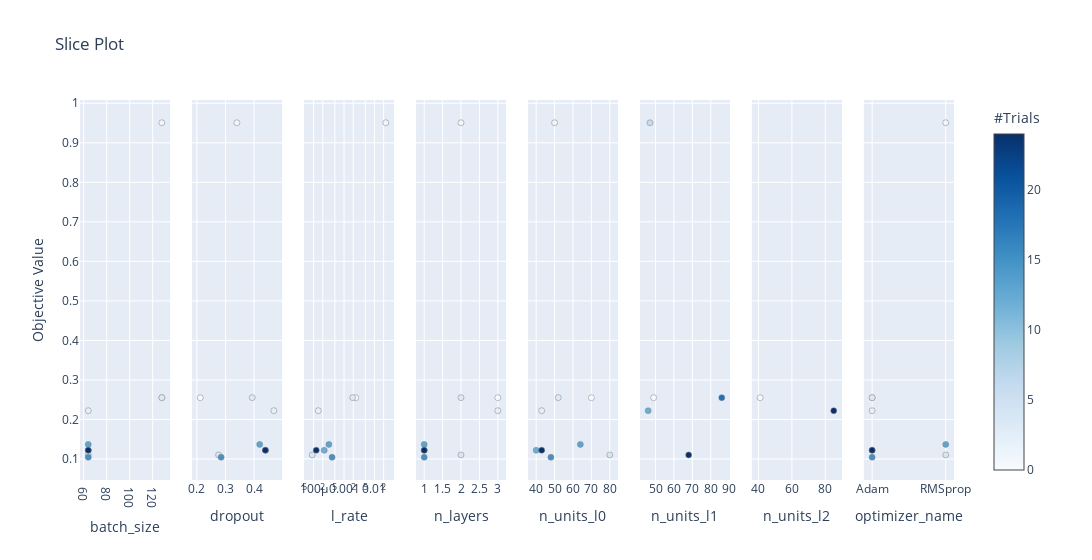

Notebook source saved alongside this figure:
### Code cell
optuna.visualization.plot_slice(study)

### Figure 1 — Plotly figure (JSON) as saved in the notebook; plotly's stock layout.template omitted (floating-point values rounded to 4 significant figures)
{"data": [{"marker": {"color": [0, 1, 2, 3, 4, 12, 13, 15, 24], "colorbar": {"title": {"text": "#Trials"}, "x": 1, "xpad": 40}, "colorscale": [[0, "rgb(247,251,255)"], [0.125, "rgb(222,235,247)"], [0.25, "rgb(198,219,239)"], [0.375, "rgb(158,202,225)"], [0.5, "rgb(107,174,214)"], [0.625, "rgb(66,146,198)"], [0.75, "rgb(33,113,181)"], [0.875, "rgb(8,81,156)"], [1, "rgb(8,48,107)"]], "line": {"color": "Grey", "width": 0.5}, "showscale": true}, "mode": "markers", "showlegend": false, "type": "scatter", "x": [128, 128, 64, 128, 64, 64, 64, 64, 64], "xaxis": "x", "y": [0.2551, 0.9507, 0.2222, 0.2553, 0.1104, 0.122, 0.137, 0.1044, 0.1223], "yaxis": "y"}, {"marker": {"color": [0, 1, 2, 3, 4, 12, 13, 15, 24], "colorbar": {"title": {"text": "#Trials"}, "x": 1, "xpad": 40}, "colorscale": [[0, "rgb(247,251,255)"], [0.125, "rgb(222,235,247)"], [0.25, "rgb(198,219,239)"], [0.375, "rgb(158,202,225)"], [0.5, "rgb(107,174,214)"], [0.625, "rgb(66,146,198)"], [0.75, "rgb(33,113,181)"], [0.875, "rgb(8,81,156)"], [1, "rgb(8,48,107)"]], "line": {"color": "Grey", "width": 0.5}, "showscale": false}, "mode": "markers", "showlegend": false, "type": "scatter", "x": [0.2117, 0.3398, 0.4693, 0.3936, 0.2758, 0.4404, 0.4197, 0.2848, 0.4394], "xaxis": "x2", "y": [0.2551, 0.9507, 0.2222, 0.2553, 0.1104, 0.122, 0.137, 0.1044, 0.1223], "yaxis": "y2"}, {"marker": {"color": [0, 1, 2, 3, 4, 12, 13, 15, 24], "colorbar": {"title": {"text": "#Trials"}, "x": 1, "xpad": 40}, "colorscale": [[0, "rgb(247,251,255)"], [0.125, "rgb(222,235,247)"], [0.25, "rgb(198,219,239)"], [0.375, "rgb(158,202,225)"], [0.5, "rgb(107,174,214)"], [0.625, "rgb(66,146,198)"], [0.75, "rgb(33,113,181)"], [0.875, "rgb(8,81,156)"], [1, "rgb(8,48,107)"]], "line": {"color": "Grey", "width": 0.5}, "showscale": false}, "mode": "markers", "showlegend": false, "type": "scatter", "x": [0.002429, 0.02359, 0.0001427, 0.001919, 9.011e-05, 0.0002239, 0.000318, 0.0004048, 0.000122], "xaxis": "x3", "y": [0.2551, 0.9507, 0.2222, 0.2553, 0.1104, 0.122, 0.137, 0.1044, 0.1223], "yaxis": "y3"}, {"marker": {"color": [0, 1, 2, 3, 4, 12, 13, 15, 24], "colorbar": {"title": {"text": "#Trials"}, "x": 1, "xpad": 40}, "colorscale": [[0, "rgb(247,251,255)"], [0.125, "rgb(222,235,247)"], [0.25, "rgb(198,219,239)"], [0.375, "rgb(158,202,225)"], [0.5, "rgb(107,174,214)"], [0.625, "rgb(66,146,198)"], [0.75, "rgb(33,113,181)"], [0.875, "rgb(8,81,156)"], [1, "rgb(8,48,107)"]], "line": {"color": "Grey", "width": 0.5}, "showscale": false}, "mode": "markers", "showlegend": false, "type": "scatter", "x": [3, 2, 3, 2, 2, 1, 1, 1, 1], "xaxis": "x4", "y": [0.2551, 0.9507, 0.2222, 0.2553, 0.1104, 0.122, 0.137, 0.1044, 0.1223], "yaxis": "y4"}, {"marker": {"color": [0, 1, 2, 3, 4, 12, 13, 15, 24], "colorbar": {"title": {"text": "#Trials"}, "x": 1, "xpad": 40}, "colorscale": [[0, "rgb(247,251,255)"], [0.125, "rgb(222,235,247)"], [0.25, "rgb(198,219,239)"], [0.375, "rgb(158,202,225)"], [0.5, "rgb(107,174,214)"], [0.625, "rgb(66,146,198)"], [0.75, "rgb(33,113,181)"], [0.875, "rgb(8,81,156)"], [1, "rgb(8,48,107)"]], "line": {"color": "Grey", "width": 0.5}, "showscale": false}, "mode": "markers", "showlegend": false, "type": "scatter", "x": [70, 50, 43, 52, 80, 40, 64, 48, 43], "xaxis": "x5", "y": [0.2551, 0.9507, 0.2222, 0.2553, 0.1104, 0.122, 0.137, 0.1044, 0.1223], "yaxis": "y5"}, {"marker": {"color": [0, 1, 2, 3, 4], "colorbar": {"title": {"text": "#Trials"}, "x": 1, "xpad": 40}, "colorscale": [[0, "rgb(247,251,255)"], [0.125, "rgb(222,235,247)"], [0.25, "rgb(198,219,239)"], [0.375, "rgb(158,202,225)"], [0.5, "rgb(107,174,214)"], [0.625, "rgb(66,146,198)"], [0.75, "rgb(33,113,181)"], [0.875, "rgb(8,81,156)"], [1, "rgb(8,48,107)"]], "line": {"color": "Grey", "width": 0.5}, "showscale": false}, "mode": "markers", "showlegend": false, "type": "scatter", "x": [49, 47, 46, 86, 68], "xaxis": "x6", "y": [0.2551, 0.9507, 0.2222, 0.2553, 0.1104], "yaxis": "y6"}, {"marker": {"color": [0, 2], "colorbar": {"title": {"text": "#Trials"}, "x": 1, "xpad": 40}, "colorscale": [[0, "rgb(247,251,255)"], [0.125, "rgb(222,235,247)"], [0.25, "rgb(198,219,239)"], [0.375, "rgb(158,202,225)"], [0.5, "rgb(107,174,214)"], [0.625, "rgb(66,146,198)"], [0.75, "rgb(33,113,181)"], [0.875, "rgb(8,81,156)"], [1, "rgb(8,48,107)"]], "line": {"color": "Grey", "width": 0.5}, "showscale": false}, "mode": "markers", "showlegend": false, "type": "scatter", "x": [41, 85], "xaxis": "x7", "y": [0.2551, 0.2222], "yaxis": "y7"}, {"marker": {"color": [0, 1, 2, 3, 4, 12, 13, 15, 24], "colorbar": {"title": {"text": "#Trials"}, "x": 1, "xpad": 40}, "colorscale": [[0, "rgb(247,251,255)"], [0.125, "rgb(222,235,247)"], [0.25, "rgb(198,219,239)"], [0.375, "rgb(158,202,225)"], [0.5, "rgb(107,174,214)"], [0.625, "rgb(66,146,198)"], [0.75, "rgb(33,113,181)"], [0.875, "rgb(8,81,156)"], [1, "rgb(8,48,107)"]], "line": {"color": "Grey", "width": 0.5}, "showscale": false}, "mode": "markers", "showlegend": false, "type": "scatter", "x": ["Adam", "RMSprop", "Adam", "Adam", "RMSprop", "Adam", "RMSprop", "Adam", "Adam"], "xaxis": "x8", "y": [0.2551, 0.9507, 0.2222, 0.2553, 0.1104, 0.122, 0.137, 0.1044, 0.1223], "yaxis": "y8"}], "layout": {"title": {"text": "Slice Plot"}, "width": 2400, "xaxis": {"anchor": "y", "domain": [0, 0.1031], "title": {"text": "batch_size"}}, "xaxis2": {"anchor": "y2", "domain": [0.1281, 0.2312], "title": {"text": "dropout"}}, "xaxis3": {"anchor": "y3", "domain": [0.2562, 0.3594], "title": {"text": "l_rate"}, "type": "log"}, "xaxis4": {"anchor": "y4", "domain": [0.3844, 0.4875], "title": {"text": "n_layers"}}, "xaxis5": {"anchor": "y5", "domain": [0.5125, 0.6156], "title": {"text": "n_units_l0"}}, "xaxis6": {"anchor": "y6", "domain": [0.6406, 0.7438], "title": {"text": "n_units_l1"}}, "xaxis7": {"anchor": "y7", "domain": [0.7688, 0.8719], "title": {"text": "n_units_l2"}}, "xaxis8": {"anchor": "y8", "domain": [0.8969, 1], "title": {"text": "optimizer_name"}}, "yaxis": {"anchor": "x", "domain": [0, 1], "title": {"text": "Objective Value"}}, "yaxis2": {"anchor": "x2", "domain": [0, 1], "matches": "y", "showticklabels": false}, "yaxis3": {"anchor": "x3", "domain": [0, 1], "matches": "y", "showticklabels": false}, "yaxis4": {"anchor": "x4", "domain": [0, 1], "matches": "y", "showticklabels": false}, "yaxis5": {"anchor": "x5", "domain": [0, 1], "matches": "y", "showticklabels": false}, "yaxis6": {"anchor": "x6", "domain": [0, 1], "matches": "y", "showticklabels": false}, "yaxis7": {"anchor": "x7", "domain": [0, 1], "matches": "y", "showticklabels": false}, "yaxis8": {"anchor": "x8", "domain": [0, 1], "matches": "y", "showticklabels": false}}}
